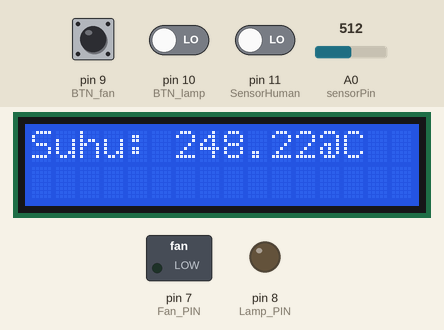
Recording of a sketch running on a simulated Arduino Uno, built with avr-gcc and run on an emulated ATmega328P. Parts: 16×2 character LCD, switched loads named in the sketch (green lamp = pin HIGH), output pins drawn as LEDs (lit = HIGH). The test bench sets the inputs (shaded band); at power-on: A0 (sensorPin) = 512, pin 10 (BTN_lamp) LOW, pin 11 (SensorHuman) LOW, pin 9 (BTN_fan) LOW. What the sketch prints to the serial monitor is not drawn.

Above: at 3.3 s.
3.4 s: A0 (sensorPin) set to 224
At 3.7 s:
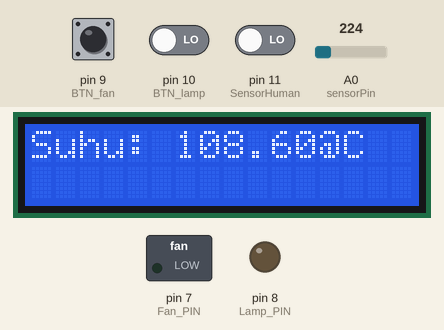
4.9 s: A0 (sensorPin) set to 192
At 6.0 s:
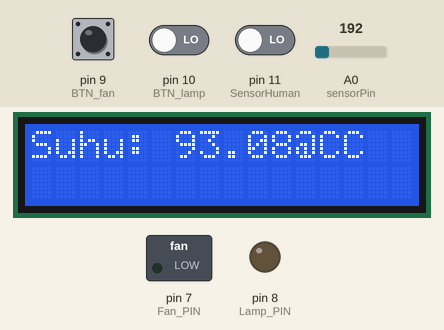
6.4 s: A0 (sensorPin) set to 23
At 7.0 s:
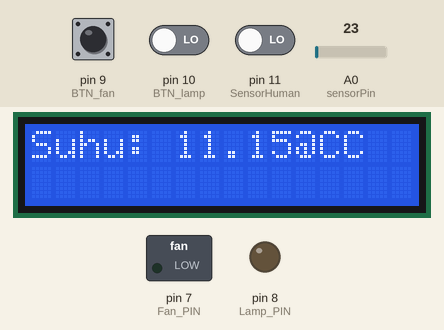
7.9 s: A0 (sensorPin) set to 17
At 8.4 s:
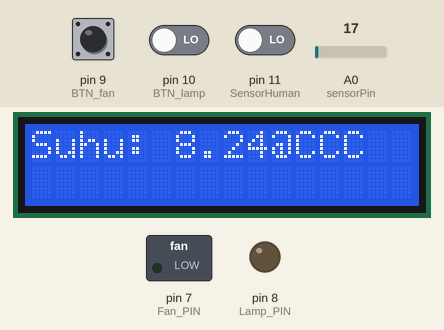
9.4 s: pin 10 (BTN_lamp) driven HIGH and pin 11 (SensorHuman) driven HIGH
At 9.8 s:
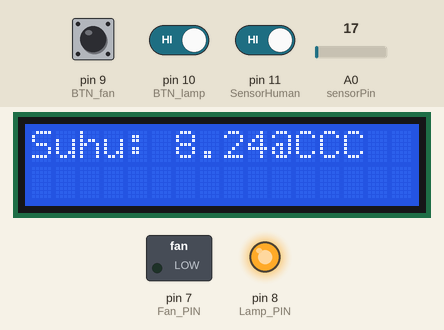
10.9 s: A0 (sensorPin) set to 122
At 11.4 s:
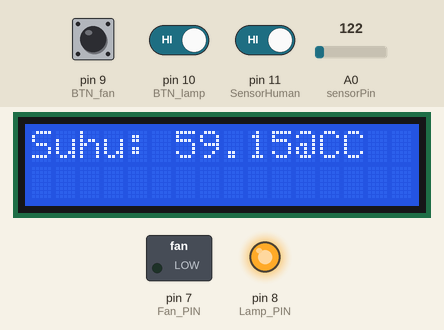
Timing chart, 0 to 13.4 s (numbered marks = the images above; inputs shaded):
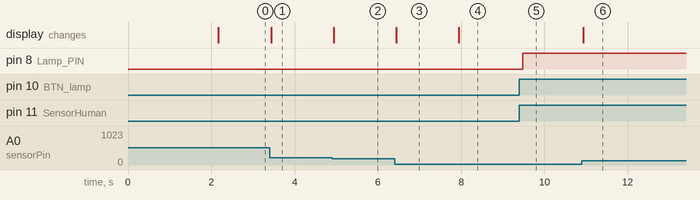

Measured:
- the behaviour switches between 207 and 206 on A0 (sensorPin) (found by bisection; images 1 and 2)
- the behaviour switches between 21 and 20 on A0 (sensorPin) (found by bisection; images 3 and 4)
- after the input at 3.4 s, the display: changes at once (image 1)
- after the input at 4.9 s, the display: changes at once (image 2)
- after the input at 6.4 s, the display: changes at once (image 3)
- after the input at 7.9 s, the display: changes after 0.05 s (image 4)
- after the input at 9.4 s, pin 8 (Lamp_PIN): LOW → HIGH after 0.08 s
- after the input at 10.9 s, the display: changes at once (image 6)

The sketch:

main_code.ino
```cpp
#include <LiquidCrystal_I2C.h>
#include <Wire.h>

#include "Button.h"
#include "Appliance.h"

#define BTN_lamp 10
#define BTN_fan 9
#define Lamp_PIN  8
#define Fan_PIN  7
#define SensorHuman 11
#define sensorPin A0

float suhuC = 0;
int suhu = 0;

unsigned int timeOutDevice= 5000;

LiquidCrystal_I2C lcd(0x27, 16, 2);
Button btn_lamp(BTN_lamp);
Button btn_fan(BTN_fan);
Appliance Lamp(Lamp_PIN, timeOutDevice);
Appliance Fan(Fan_PIN, timeOutDevice);

void setup() {
  Serial.begin(9600);
  Wire.begin();
  lcd.begin(16, 2);
  lcd.init();
  lcd.backlight();


  pinMode(sensorPin, INPUT);

  lcd.setCursor(0, 0);
  lcd.print("--Smart Room--"); //atau apalah itu namanya gatau pusing
  lcd.setCursor(0, 1);
  lcd.print("-----------");
  delay(2000);
  lcd.clear();
}

void loop() {
  int detectionValid= digitalRead(SensorHuman);

  suhu = analogRead(sensorPin);
  suhuC = (suhu)*(0.4848);
  lcd.setCursor(0, 0);
  lcd.print("Suhu: ");
  lcd.print(suhuC);
  lcd.print("@C");

  Serial.println(suhu);

  Serial.print(btn_fan.toggle());
  Serial.print(" F-------L ");
  Serial.print(btn_lamp.toggle());
  Serial.print(" ======V ");
  Serial.println(detectionValid);

  Lamp.processTimeOut(detectionValid);
  Fan.processTimeOut(detectionValid);

  if (detectionValid){

    if (btn_lamp.toggle()){
      Lamp.on();
    } else Lamp.off();

    if (suhuC >= 30 && btn_fan.toggle()) {
      Fan.on();

    } else {
      Fan.off();
    }

  }


}
```

Appliance.h
```cpp
#ifndef MY_APP_H
#define MY_APP_H

#include <Arduino.h>

class Appliance {

  private:
    byte pin;
    byte state;
    byte triggerPin;
    unsigned long timeOut= 1000;
    unsigned long lastDetectedTime = 0;


  public:
    Appliance(byte pin, unsigned int timeOut);

    void init();
    void on();
    void off();
    void processTimeOut(byte triggerPin) ;
    byte getState();

};

#endif
```

Appliances.cpp
```cpp
#include "Appliance.h"

Appliance::Appliance(byte pin, unsigned int timeOut) {
  this->pin = pin;
  this->timeOut= timeOut;
  init();
}

void Appliance::init() {
  state= 0;
  pinMode(pin, OUTPUT);
}

void Appliance::on() {
  state= 1;
  digitalWrite(pin, state);
}

void Appliance::off() {
  state= 0;
  digitalWrite(pin, state);
}

void Appliance::processTimeOut(byte triggerPin){
  boolean Reading= digitalRead(triggerPin);
  if (Reading){
    if (millis() - lastDetectedTime > timeOut) {
      off();
    }

  } else lastDetectedTime = millis();
}


byte Appliance::getState() {
  return state;
}
```

Button.cpp
```cpp
#include "Button.h"

Button::Button(byte pin) {
  this->pin = pin;
  lastReading = LOW;
  init();
}

void Button::init() {
  pinMode(pin, INPUT);
  update();
}

void Button::update() {
    byte newReading = digitalRead(pin);

    if (newReading != lastReading) {
      lastDebounceTime = millis();
    }

    if (millis() - lastDebounceTime > debounceDelay) {
      state = newReading;
    }

    lastReading = newReading;
}

byte Button::toggle(){
  int tglState= isPressed();
  if (tglState!=tglStateBefore){
    tglStateBefore= tglState;
    if(tglState){
      toggleState= !toggleState;
    }
  }
  return toggleState;
}

byte Button::getState() {
  update();
  return state;
}

bool Button::isPressed() {
  return (getState() == HIGH);
}
```

Button.h
```cpp
#ifndef MY_BUTTON_H
#define MY_BUTTON_H

#include <Arduino.h>

class Button {

  private:
    byte pin;
    byte state;
    byte lastReading;
    byte tglStateBefore=0;
    boolean toggleState=false;
    unsigned long lastDebounceTime = 0;
    unsigned long debounceDelay = 50;

  public:
    Button(byte pin);

    void init();
    void update();

    byte getState();
    byte toggle();
    bool isPressed();
};

#endif
```
